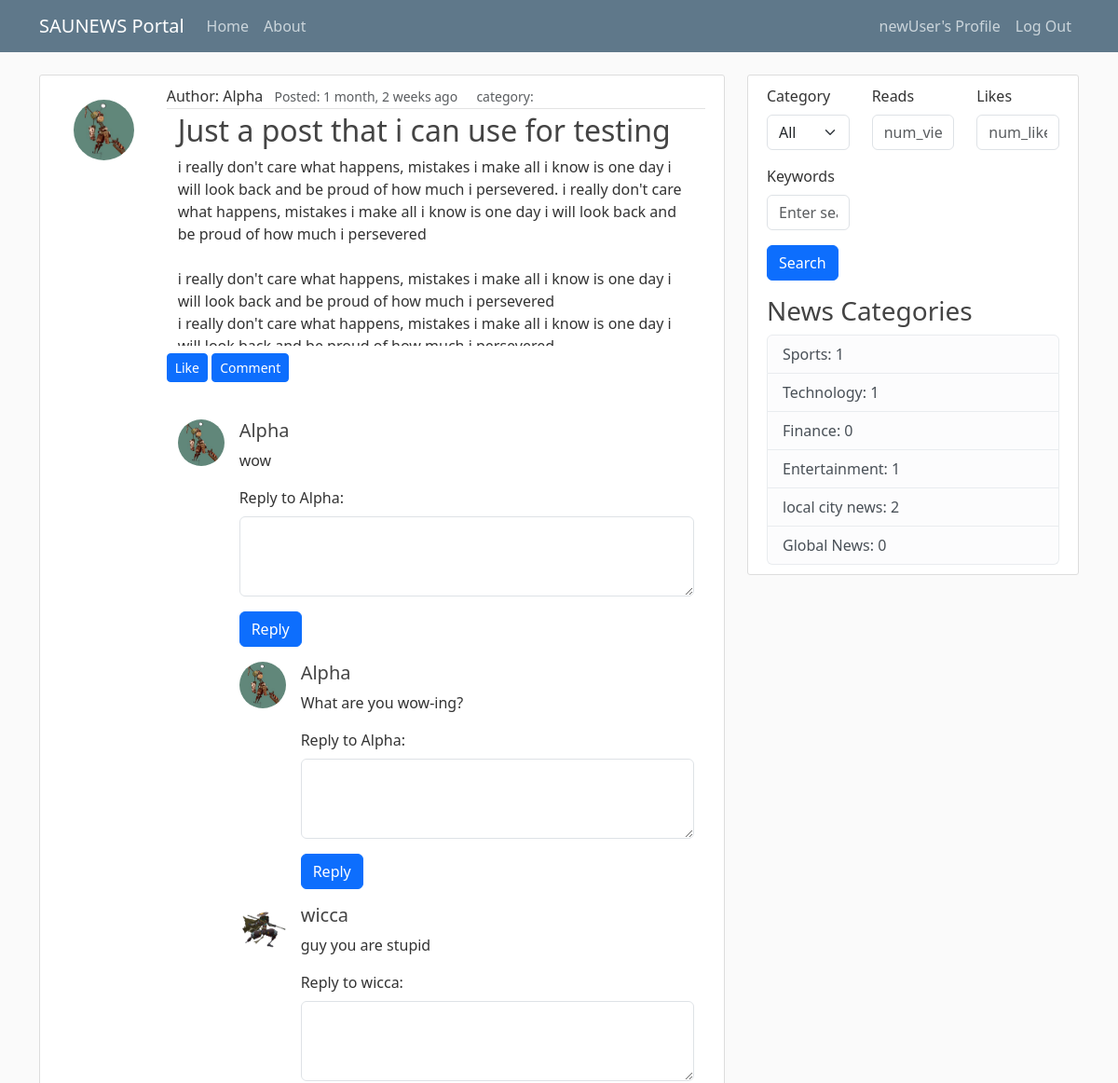
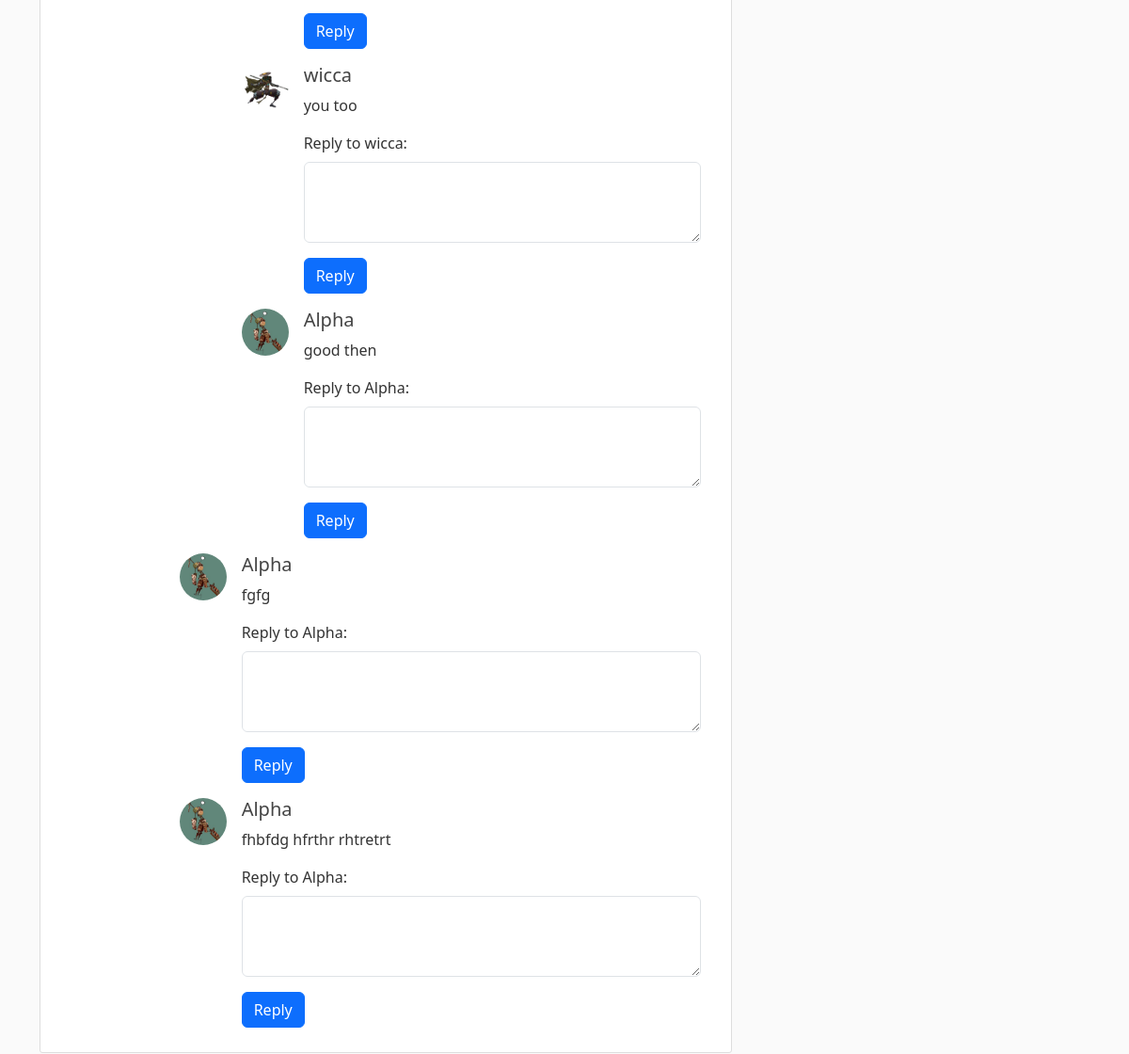
/post/36/ (signed in), run on the app's committed database (2 pictures, top to bottom).
### blog/models.py (models this page shows, shortened)
class Post(models.Model):
    title = models.CharField(max_length=100)
    content = models.TextField(null=True)
    category = models.ForeignKey(Category, on_delete=models.CASCADE, null=True)
    date_created = models.DateTimeField(default=timezone.now)
    author = models.ForeignKey(User, on_delete=models.CASCADE)
    likes = models.ManyToManyField(User, related_name='blog_posts')
    reads = models.IntegerField(default=0)
    comments_count = models.IntegerField(default=0)
    video = models.FileField(upload_to='videos/', null=True, blank=True)
    image = models.ImageField(upload_to='images/', null=True, blank=True)
    def total_likes(self):
        return self.likes.count()
    def comments_counted(self):
        return Comment.objects.filter(post=self).count() + Reply.objects.filter(comment__post=self).count()

class Comment(models.Model):
    post = models.ForeignKey(Post, on_delete=models.CASCADE, related_name='comments')
    user = models.ForeignKey(User, on_delete=models.CASCADE)
    content = models.TextField()
    date_commented = models.DateTimeField(default=timezone.now)

class Reply(models.Model):
    comment = models.ForeignKey(Comment, on_delete=models.CASCADE, related_name='replies')
    user = models.ForeignKey(User, on_delete=models.CASCADE)
    content = models.TextField()
    date_replied = models.DateTimeField(default=timezone.now)
    class Meta:
        verbose_name_plural = 'Replies'

class Category(models.Model):
    name = models.CharField(max_length=100)
    class Meta:
        verbose_name_plural = 'categories'

### users/models.py (models this page shows, shortened)
class Profile(models.Model):
    user = models.OneToOneField(User, on_delete=models.CASCADE)
    image = models.ImageField(default="default.jpg", upload_to='profile_pics')

### blog/views.py (the view)
# urls.py: path("post/<int:pk>/", PostDetailView.as_view(), name="post_detail"),
class PostDetailView(LoginRequiredMixin, DetailView):
    model = Post
    def get_context_data(self, **kwargs):
        context = super(PostDetailView, self).get_context_data()
        stuff = get_object_or_404(Post, id=self.kwargs['pk'])
        total_likes = stuff.total_likes()
        context["total_likes"] = total_likes
        liked = False
        if stuff.likes.filter(id=self.request.user.id).exists():
            liked = True
        context['liked'] = liked
        context['comment_count'] = stuff.comments_counted()
        stuff.reads += 1  # increment reads count
        stuff.save()  # save updated Post object
        return context

### blog/context_processors.py (called while the page is built)
def categories(request):
    categories = Category.objects.annotate(num_posts=Count('post'))
    return {'categories': categories}

### blog/templates/blog/post_detail.html (shortened to what this page needs)
{% extends 'blog/base.html' %}
{% load crispy_forms_tags %}
{% block content %}
    <article class="media content-section">
        <div class="row g-0">
            <div class="col mt-3 ps-3">
                <img src="{{ object.author.profile.image.url }}" class="rounded-circle article-img">
            </div>
            <div class="col-lg-10 media-body">
                <div class="article-metadata">
                    <span>Author: {{ object.author }}</span>
                    <small class="px-2 text-muted">Posted: {{ object.date_created | timesince}} ago</small>
                    <small class="px-2 text-muted">category: {{ post.categories.first }}</small>
                </div>
                <div class="container" style="height: 250px; overflow-y: scroll;">
                    <h2 class="article-title">{{ object.title }}</h2>
                    <p class="article-content">{{ object.content }}</p>
                </div>
                {% if user.is_authenticated %}
                <form action="{% url 'like_post' post.pk %}" method="post">
                    {% if liked %}
                        <div class="ms-auto my-2">
                            <button name= "post_id" value="{{ post.id }}" class="btn btn-sm btn-danger">DisLike</button>
                            <a href="{% url 'comment' post.id %}" class="btn btn-sm btn-primary">Comment</a>
                        </div>
                    {% else %}
                    <div class="ms-auto my-2">
                        <button name= "post_id" value="{{ post.id }}" class="btn btn-sm btn-primary">Like</button>
                        <a href="{% url 'comment' post.id %}" class="btn btn-sm btn-primary">Comment</a>
                    </div>
                    {% endif %}
                </form>
                <div class="container">
                    <div class="row">
                        <div class="col-md-12">
                            <div class="comment-section mt-4">
                                {% for comment in post.comments.all %}
                                <div class="comment">
                                    <div class="d-flex">
                                        <div class="flex-shrink-0">
                                            <img src="{{ comment.user.profile.image.url }}" alt="{{ comment.user.username }}" class="rounded-circle" width="50" height="50">
                                        </div>
                                        <div class="flex-grow-1 ms-3">
                                            <div class="comment-body">
                                                <h5 class="comment-user">{{ comment.user.username }}</h5>
                                                <p class="comment-content">{{ comment.content }}</p>
                                            </div>
                                            <div id="reply-form" class="reply-form mt-3">
                                                <form method="post" action="{% url 'add_reply' comment.id %}">
                                                    <div class="mb-3">
                                                        <label for="reply_content" class="form-label">Reply to {{ comment.user.username }}:</label>
                                                        <textarea class="form-control" id="reply_content" name="content" rows="3" required></textarea>
                                                    </div>
                                                    <button type="submit" class="btn btn-primary">Reply</button>
                                                </form>
                                            </div>
                                            {% for reply in comment.replies.all %}
                                            <div class="comment reply">
                                                <div class="d-flex">
                                                    <div class="flex-shrink-0">
                                                        <img src="{{ reply.user.profile.image.url }}" alt="{{ reply.user.username }}" class="rounded-circle" width="50" height="50">
                                                    </div>
                                                    <div class="flex-grow-1 ms-3">
                                                        <div class="comment-body">
                                                            <h5 class="comment-user">{{ reply.user.username }}</h5>
                                                            <p class="comment-content">{{ reply.content }}</p>
                                                        </div>
                                                        <div id="reply-form" class="reply-form mt-3">
                                                            <form method="post" action="{% url 'add_reply' comment.id %}">
                                                                <div class="mb-3">
                                                                    <label for="reply_content" class="form-label">Reply to {{ reply.user.username }}:</label>
                                                                    <textarea class="form-control" id="reply_content" name="content" rows="3" required></textarea>
                                                                </div>
                                                                <button type="submit" class="btn btn-primary">Reply</button>
                                                            </form>
                                                        </div>
                                                    </div>
                                                </div>
                                            </div>
                                            {% endfor %}
                                        </div>
                                    </div>
                                </div>
                                {% endfor %}
                            </div>
                        </div>
                    </div>
                </div>
                {% endif %}
            </div>
        </div>
    </article>
{% endblock content %}

### blog/templates/blog/base.html (shortened to what this page needs)
{% load static %}
<html lang="en">
  <head>
    <link href="https://cdn.jsdelivr.net/npm/bootstrap@5.3.0-alpha1/dist/css/bootstrap.min.css" rel="stylesheet">
    <link rel="stylesheet" href="https://cdn.jsdelivr.net/npm/bootstrap-icons@1.10.3/font/bootstrap-icons.css">
    <link rel="stylesheet" href="{% static 'blog/main.css' %}">
  </head>
  <body>
    <header class="site-header">
        <nav class="navbar navbar-expand-md navbar-dark bg-steel fixed-top">
          <div class="container">
            <a class="navbar-brand mr-4" href="{% url 'blog_home' %}">SAUNEWS Portal</a>
            <div class="collapse navbar-collapse" id="navbarToggle">
              <div class="navbar-nav mr-auto">
                <a class="nav-item nav-link" href="{% url 'blog_home' %}">Home</a>
                <a class="nav-item nav-link" href="{% url 'blog_about' %}">About</a>
              </div>
            </div>
            <div class="navbar-nav">
              {% if user.is_authenticated %}
                <a class="nav-item nav-link" href="{% url 'profile' %}">{{user.username}}'s Profile</a>
                <a class="nav-item nav-link" href="{% url 'logout' %}">Log Out</a>
                {% else %}
                <a class="nav-item nav-link" href="{% url 'login' %}">Login</a>
                <a class="nav-item nav-link" href="{% url 'register' %}">Register</a>
              {% endif %}
            </div>
          </div>
        </nav>
    </header>
    <main role="main" class="container">
        <div class="row">
          <div class="col-md-8">
            {% block content %} {% endblock %}
          </div>
          <div class="col-md-4">
            <div class="content-section">
              <form method="GET" action="{% url 'search' %}">
                <div class="row">
                  <div class="col-md-4">
                    <div class="mb-3">
                      <label for="category" class="form-label">Category</label>
                      <select name="category" id="category" class="form-select">
                        <option value="">All</option>
                      </select>
                    </div>
                  </div>
                  <div class="col-md-4">
                    <div class="mb-3">
                      <label for="num_views" class="form-label">Reads</label>
                      <input type="text" name="num_views" id="num_views" class="form-control" placeholder="num_views">
                    </div>
                  </div>
                  <div class="col-md-4">
                    <div class="mb-3">
                      <label for="num_likes" class="form-label">Likes</label>
                      <input type="text" name="num_likes" id="num_likes" class="form-control" placeholder="num_likes">
                    </div>
                  </div>
                  <div class="col-md-4">
                    <div class="mb-3">
                      <label for="query" class="form-label">Keywords</label>
                      <input type="text" name="query" id="query" class="form-control" placeholder="Enter search query">
                    </div>
                  </div>
                </div>
                <button type="submit" class="btn btn-primary">Search</button>
              </form>
              <h3>News Categories</h3>
              <ul class="list-group">
                {% for category in categories %}
                <li class="list-group-item list-group-item-light"><a href="{% url 'category_detail' category.id %}"></a>{{ category.name }}: {{ category.num_posts }}</li>
                {%endfor%}
              </ul>
            </div>
          </div>
        </div>
    </main>
  </body>
</html>

### blog/static/blog/main.css (style rules this page uses)
body { background: #fafafa; color: #333333; margin-top: 5rem; }
h1, h2, h3, h4, h5, h6 { color: #444444; }
ul { margin: 0; }
.bg-steel { background-color: #5f788a; }
.site-header .navbar-nav .nav-link { color: #cbd5db; }
.content-section { background: #ffffff; padding: 10px 20px; border: 1px solid #dddddd; border-radius: 3px; margin-bottom: 20px; }
.article-title { color: #444444; }
.article-content { white-space: pre-line; }
.article-img { height: 65px; width: 65px; margin-right: 16px; }
.article-metadata { padding-bottom: 1px; margin-bottom: 4px; border-bottom: 1px solid #e3e3e3 }

### data on the page
Post: author.profile.image (picture), author "Alpha", date_created "1 month, 2 weeks", title "Just a post that i can use for testing", content "i really don't care what happens, mistakes i make all i know is one day i will look back and be proud of how much i persevered. i really don't care what happens, mistakes i make all i know is one day i will look back and be proud of how much i persevered i really don't care what happens, mistakes i make all i know is one day i will look back and be proud of how much i persevered i really don't care what happens, mistakes i make all i know is one day i…"
Comment: user.profile.image (picture), user.username "Alpha", content "wow"
Reply: user.profile.image (picture), user.username "Alpha", content "What are you wow-ing?"
Reply: user.profile.image (placeholder picture), user.username "wicca", content "guy you are stupid"
Reply: user.profile.image (placeholder picture), user.username "wicca", content "you too"
Reply: user.profile.image (picture), user.username "Alpha", content "good then"
Comment: user.profile.image (picture), user.username "Alpha", content "fgfg"
Comment: user.profile.image (picture), user.username "Alpha", content "fhbfdg hfrthr rhtretrt"
Category: name "Sports", num_posts "1"
Category: name "Technology", num_posts "1"
Category: name "Finance", num_posts "0"
Category: name "Entertainment", num_posts "1"
Category: name "local city news", num_posts "2"
Category: name "Global News", num_posts "0"

### other printed values
{{ user.username }} "newUser"
